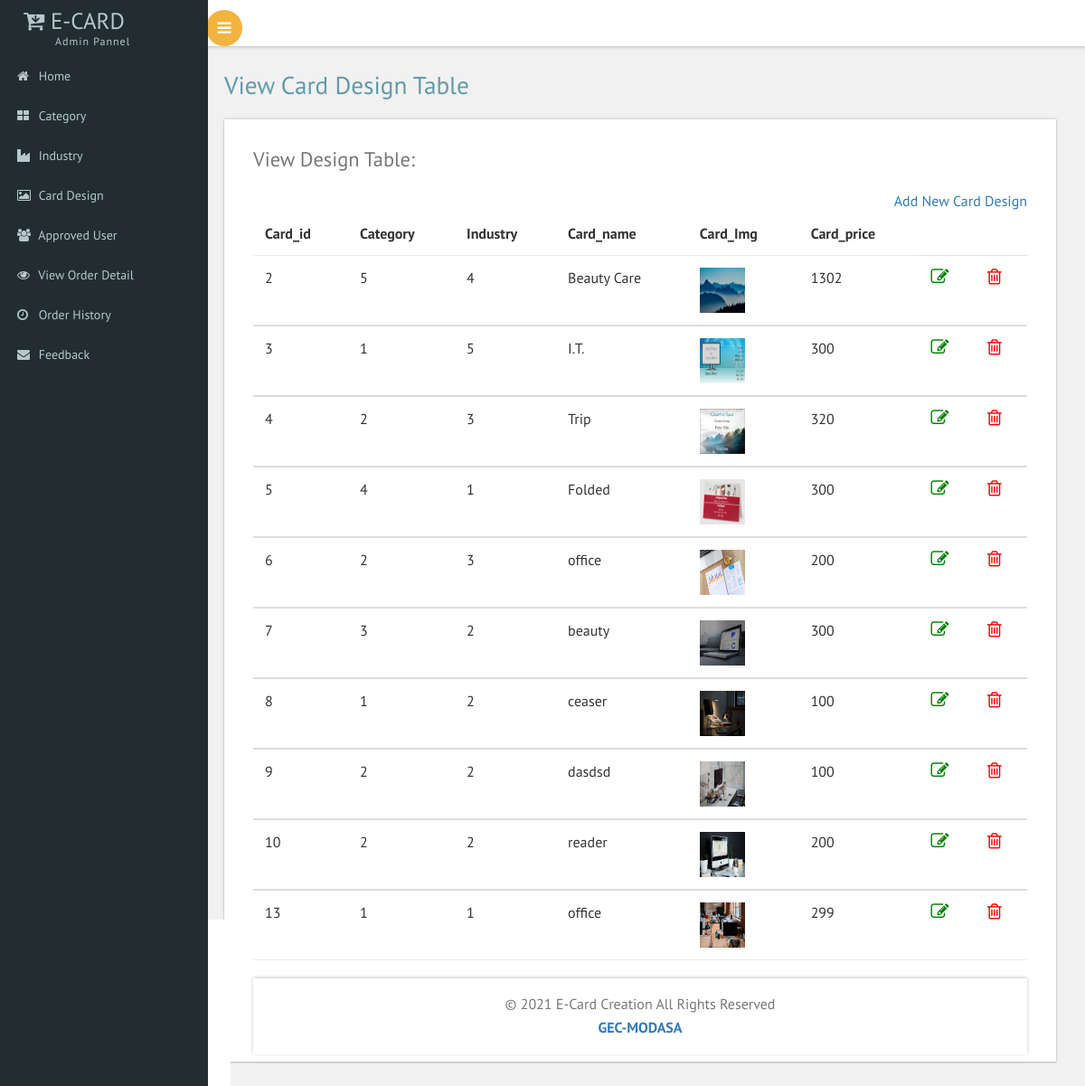
Page /CardDesign.php (signed in) on the committed database.
### tables this page shows
CREATE TABLE `card_info` (
  `Card_id` int(5) NOT NULL,
  `Category` text NOT NULL,
  `Industry` text NOT NULL,
  `Name` text NOT NULL,
  `Image` text NOT NULL,
  `Price` int(5) NOT NULL
);

### web/CardDesign.php (the view, shortened to what this page needs)
		<?php
include "Header.php";
?>
		<div id="page-wrapper">
			<div class="main-page">
				<div class="tables">
					<h3 class="title1">View Card Design Table</h3>
					<div class="panel-body widget-shadow">
						<h4>View Design Table:</h4>
<a href="AddNewCardDesign.php"
style="float:right">Add New Card Design</a>
						<table class="table">
							<thead>
								<tr>
								<th>Card_id</th>
								<th>Category</th>
								<th>Industry</th>
								<th>Card_name</th>
								  <th>Card_Img</th>
								   <th>Card_price</th>
								  </tr>
							</thead>
<?php
include "Connection.php";
$query="SELECT * FROM card_info";
$c=mysqli_query($con,$query);
while($row=mysqli_fetch_array($c))
{
	?>
	<tbody>
	<tr>
		<td><?php echo $row['Card_id'];?></td>
		<td><?php echo $row['Category'];?></td>
		<td><?php echo $row['Industry'];?></td>
		<td><?php echo $row['Name'];?></td>
		<td><img src="upload/<?php echo $row['Image'];?>" height=50 width=50/></td>
		<td><?php echo $row['Price'];?></td>
		<td>
			<a href="CardDesignEdit.php?id=<?php echo $row['Card_id'];?>">  <i style="font-size:20px; color:green" class="fa fa-pencil-square-o" aria-hidden="true"></i></a></a>
		</td>
		<td>
		<a class="dropdown-item" onclick="return confirm('Are you sure you want to delete this record');
		"href="CardDesignDelete.php?id=<?php echo $row['Card_id'];?>" onclick="return checkdelete()"><i style="font-size:20px; color:red" class="fa fa-trash-o" aria-hidden="true"></i></a>
		</td>
	</tr>
	</tbody>
	<?php
}
?>
</table>
<?php
include "Footer.php";
?>

### web/css/custom.css (style rules this page uses)
#page-wrapper { padding:5em 2em 2.5em; background-color: #F1F1F1; }

### rows in the picture
card_info: Card_id "2", Category "5", Industry "4", Name "Beauty Care", Image (picture), Price "1302"
card_info: Card_id "3", Category "1", Industry "5", Name "I.T.", Image (picture), Price "300"
card_info: Card_id "4", Category "2", Industry "3", Name "Trip", Image (picture), Price "320"
card_info: Card_id "5", Category "4", Industry "1", Name "Folded", Image (picture), Price "300"
card_info: Card_id "6", Category "2", Industry "3", Name "office", Image (picture), Price "200"
card_info: Card_id "7", Category "3", Industry "2", Name "beauty", Image (picture), Price "300"
card_info: Card_id "8", Category "1", Industry "2", Name "ceaser", Image (picture), Price "100"
card_info: Card_id "9", Category "2", Industry "2", Name "dasdsd", Image (picture), Price "100"
card_info: Card_id "10", Category "2", Industry "2", Name "reader", Image (picture), Price "200"
card_info: Card_id "13", Category "1", Industry "1", Name "office", Image (picture), Price "299"
